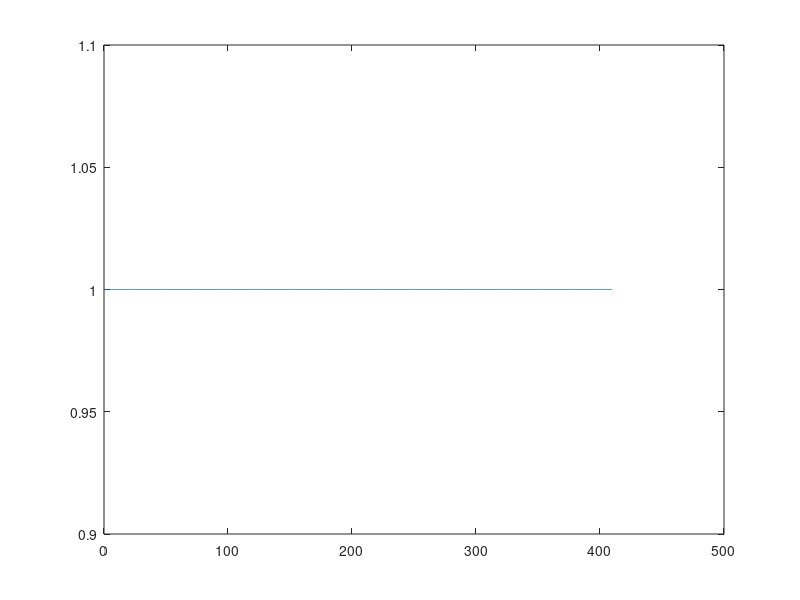

The MATLAB source for this figure: (Note: this script raises an error after producing the figure.)
% clear all
clc

f0 = 5.5e9;
f1 = 0e6;
fs = 20e6;
Ns = 13;
t = 0:1/fs:(2^Ns+2)/fs;

I   = cos(2*pi*f1*t);
Q   = sin(2*pi*f1*t);
sig = I+1j*Q;
% sig = padarray(sig,[0,length(t)/2],0,'both');

% t = 0:1/fs:(2^(Ns+1)-1)/fs/20;
plot(t*1e6,real(sig))
f   = linspace(-fs/2,fs/2,length(t));
plot(f,db(abs(fftshift(fft(sig)))))
%%
pin   = 9;

ESG_ip_addr = {'132.68.61.216','5025'};
ESG = initiate_ESG_with_ipaddr(ESG_ip_addr); %with ip address
commandCompleted = ESG_load_IQ(ESG, sig, fs*1e-6);
fprintf(ESG,':RADio:ARB:HCRest ON'); % Turn on high crest mode.
fprintf(ESG,':RADio:ARB ON'); % Turn on arbitraty generator.
fprintf(ESG,':OUTPut:MODulation ON'); % Make sure modulation is on.
set_sg_on(ESG)
fprintf(ESG,[':freq ' num2str(f0)]);
fprintf(ESG,['POWer ',num2str(pin(1))]);
fclose(ESG)

ESG_ip_addr = {'132.68.61.212','5025'};
ESG = initiate_ESG_with_ipaddr(ESG_ip_addr); %with ip address
commandCompleted = ESG_load_IQ(ESG,sig,fs*1e-6);
fprintf(ESG,':RADio:ARB:HCRest ON'); % Turn on high crest mode.
fprintf(ESG,':RADio:ARB ON'); % Turn on arbitraty generator.
fprintf(ESG,':OUTPut:MODulation ON'); % Make sure modulation is on.
set_sg_on(ESG)
fprintf(ESG,[':freq ' num2str(f0)]);
fprintf(ESG,['POWer ',num2str(pin(1))]);
fclose(ESG)